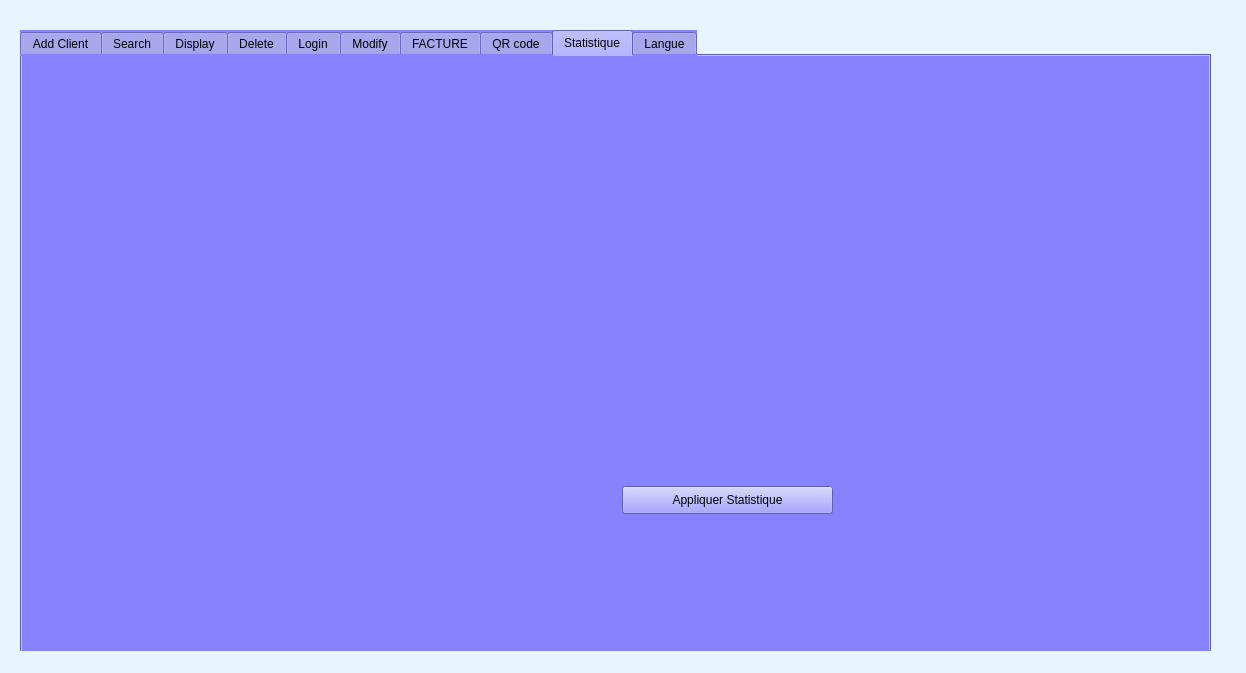
<?xml version="1.0" encoding="UTF-8"?>
<ui version="4.0">
 <class>MainWindow</class>
 <widget class="QMainWindow" name="MainWindow">
  <property name="geometry">
   <rect>
    <x>0</x>
    <y>0</y>
    <width>1246</width>
    <height>673</height>
   </rect>
  </property>
  <property name="windowTitle">
   <string>MainWindow</string>
  </property>
  <property name="styleSheet">
   <string notr="true">background-color: rgb(230, 245, 255);</string>
  </property>
  <widget class="QWidget" name="centralwidget">
   <widget class="QTabWidget" name="tabWidget">
    <property name="geometry">
     <rect>
      <x>20</x>
      <y>30</y>
      <width>1191</width>
      <height>651</height>
     </rect>
    </property>
    <property name="styleSheet">
     <string notr="true">
background-color: rgb(135, 131, 255)</string>
    </property>
    <property name="currentIndex">
     <number>8</number>
    </property>
    <widget class="QWidget" name="tab_add">
     <property name="enabled">
      <bool>true</bool>
     </property>
     <property name="cursor">
      <cursorShape>CrossCursor</cursorShape>
     </property>
     <property name="accessibleName">
      <string/>
     </property>
     <property name="autoFillBackground">
      <bool>false</bool>
     </property>
     <attribute name="title">
      <string>Add Client</string>
     </attribute>
     <widget class="QGroupBox" name="groupBox">
      <property name="geometry">
       <rect>
        <x>30</x>
        <y>10</y>
        <width>871</width>
        <height>541</height>
       </rect>
      </property>
      <property name="title">
       <string>GroupBox</string>
      </property>
      <widget class="QLabel" name="label_3">
       <property name="geometry">
        <rect>
         <x>183</x>
         <y>191</y>
         <width>141</width>
         <height>31</height>
        </rect>
       </property>
       <property name="styleSheet">
        <string notr="true">background-color: rgb(97, 105, 255);</string>
       </property>
       <property name="text">
        <string>Surname</string>
       </property>
      </widget>
      <widget class="QLabel" name="label">
       <property name="geometry">
        <rect>
         <x>183</x>
         <y>91</y>
         <width>141</width>
         <height>31</height>
        </rect>
       </property>
       <property name="styleSheet">
        <string notr="true">background-color: rgb(97, 105, 255);</string>
       </property>
       <property name="text">
        <string> ID</string>
       </property>
      </widget>
      <widget class="QLineEdit" name="le_id">
       <property name="geometry">
        <rect>
         <x>373</x>
         <y>91</y>
         <width>211</width>
         <height>31</height>
        </rect>
       </property>
       <property name="styleSheet">
        <string notr="true">background-color: rgb(148, 232, 255);</string>
       </property>
       <property name="text">
        <string/>
       </property>
      </widget>
      <widget class="QPushButton" name="pushButton_2">
       <property name="geometry">
        <rect>
         <x>423</x>
         <y>361</y>
         <width>121</width>
         <height>31</height>
        </rect>
       </property>
       <property name="text">
        <string>Cancel</string>
       </property>
      </widget>
      <widget class="QLineEdit" name="le_numTel">
       <property name="geometry">
        <rect>
         <x>373</x>
         <y>291</y>
         <width>211</width>
         <height>31</height>
        </rect>
       </property>
       <property name="styleSheet">
        <string notr="true">background-color: rgb(148, 232, 255);</string>
       </property>
       <property name="text">
        <string/>
       </property>
      </widget>
      <widget class="QLabel" name="label_5">
       <property name="geometry">
        <rect>
         <x>183</x>
         <y>291</y>
         <width>141</width>
         <height>31</height>
        </rect>
       </property>
       <property name="styleSheet">
        <string notr="true">background-color: rgb(97, 105, 255);</string>
       </property>
       <property name="text">
        <string>Phone Number</string>
       </property>
      </widget>
      <widget class="QPushButton" name="pb_ajouter">
       <property name="geometry">
        <rect>
         <x>285</x>
         <y>361</y>
         <width>111</width>
         <height>31</height>
        </rect>
       </property>
       <property name="styleSheet">
        <string notr="true"/>
       </property>
       <property name="text">
        <string>ADD</string>
       </property>
      </widget>
      <widget class="QLabel" name="label_4">
       <property name="geometry">
        <rect>
         <x>183</x>
         <y>241</y>
         <width>141</width>
         <height>31</height>
        </rect>
       </property>
       <property name="styleSheet">
        <string notr="true">background-color: rgb(97, 105, 255);</string>
       </property>
       <property name="text">
        <string>E-Mail</string>
       </property>
      </widget>
      <widget class="Line" name="line">
       <property name="geometry">
        <rect>
         <x>210</x>
         <y>330</y>
         <width>451</width>
         <height>21</height>
        </rect>
       </property>
       <property name="orientation">
        <enum>Qt::Horizontal</enum>
       </property>
      </widget>
      <widget class="QLabel" name="label_2">
       <property name="geometry">
        <rect>
         <x>183</x>
         <y>141</y>
         <width>141</width>
         <height>31</height>
        </rect>
       </property>
       <property name="styleSheet">
        <string notr="true">background-color: rgb(97, 105, 255);</string>
       </property>
       <property name="text">
        <string>Name</string>
       </property>
      </widget>
      <widget class="QLineEdit" name="le_email">
       <property name="geometry">
        <rect>
         <x>373</x>
         <y>241</y>
         <width>211</width>
         <height>31</height>
        </rect>
       </property>
       <property name="styleSheet">
        <string notr="true">background-color: rgb(148, 232, 255);</string>
       </property>
       <property name="text">
        <string/>
       </property>
      </widget>
      <widget class="QLineEdit" name="le_prenom">
       <property name="geometry">
        <rect>
         <x>373</x>
         <y>191</y>
         <width>211</width>
         <height>31</height>
        </rect>
       </property>
       <property name="styleSheet">
        <string notr="true">background-color: rgb(148, 232, 255);</string>
       </property>
       <property name="text">
        <string/>
       </property>
      </widget>
      <widget class="QLabel" name="labelPic_2">
       <property name="geometry">
        <rect>
         <x>20</x>
         <y>20</y>
         <width>841</width>
         <height>521</height>
        </rect>
       </property>
       <property name="text">
        <string/>
       </property>
      </widget>
      <widget class="QComboBox" name="le_nom">
       <property name="geometry">
        <rect>
         <x>370</x>
         <y>150</y>
         <width>211</width>
         <height>28</height>
        </rect>
       </property>
       <item>
        <property name="text">
         <string>Chaima</string>
        </property>
       </item>
       <item>
        <property name="text">
         <string>Emna</string>
        </property>
       </item>
       <item>
        <property name="text">
         <string>Marwa</string>
        </property>
       </item>
       <item>
        <property name="text">
         <string>Ismail</string>
        </property>
       </item>
       <item>
        <property name="text">
         <string>Siwar</string>
        </property>
       </item>
       <item>
        <property name="text">
         <string>Autre</string>
        </property>
       </item>
      </widget>
      <zorder>labelPic_2</zorder>
      <zorder>label_3</zorder>
      <zorder>label</zorder>
      <zorder>le_id</zorder>
      <zorder>pushButton_2</zorder>
      <zorder>le_numTel</zorder>
      <zorder>label_5</zorder>
      <zorder>pb_ajouter</zorder>
      <zorder>label_4</zorder>
      <zorder>line</zorder>
      <zorder>label_2</zorder>
      <zorder>le_email</zorder>
      <zorder>le_prenom</zorder>
      <zorder>le_nom</zorder>
     </widget>
    </widget>
    <widget class="QWidget" name="tab_search">
     <attribute name="title">
      <string>Search</string>
     </attribute>
     <widget class="QComboBox" name="comboRech">
      <property name="geometry">
       <rect>
        <x>160</x>
        <y>50</y>
        <width>161</width>
        <height>31</height>
       </rect>
      </property>
      <property name="currentIndex">
       <number>0</number>
      </property>
      <item>
       <property name="text">
        <string>ID</string>
       </property>
      </item>
      <item>
       <property name="text">
        <string>NAME</string>
       </property>
      </item>
      <item>
       <property name="text">
        <string>SURNAME</string>
       </property>
      </item>
     </widget>
     <widget class="QLabel" name="label_14">
      <property name="geometry">
       <rect>
        <x>30</x>
        <y>50</y>
        <width>121</width>
        <height>31</height>
       </rect>
      </property>
      <property name="text">
       <string>search by :</string>
      </property>
     </widget>
     <widget class="QGroupBox" name="groupBox_3">
      <property name="geometry">
       <rect>
        <x>70</x>
        <y>110</y>
        <width>391</width>
        <height>431</height>
       </rect>
      </property>
      <property name="styleSheet">
       <string notr="true">background-color: rgb(64, 83, 194);</string>
      </property>
      <property name="title">
       <string>CLIENT</string>
      </property>
      <widget class="QPushButton" name="COPYNUMBER">
       <property name="geometry">
        <rect>
         <x>10</x>
         <y>310</y>
         <width>151</width>
         <height>31</height>
        </rect>
       </property>
       <property name="text">
        <string>COPY PHONE NUMBER</string>
       </property>
      </widget>
      <widget class="QPushButton" name="COPYMESSAGE">
       <property name="geometry">
        <rect>
         <x>180</x>
         <y>310</y>
         <width>151</width>
         <height>31</height>
        </rect>
       </property>
       <property name="text">
        <string>GENERATE AND COPY MESSAGE</string>
       </property>
      </widget>
      <widget class="QWidget" name="layoutWidget">
       <property name="geometry">
        <rect>
         <x>30</x>
         <y>40</y>
         <width>121</width>
         <height>231</height>
        </rect>
       </property>
       <layout class="QVBoxLayout" name="verticalLayout">
        <item>
         <widget class="QLabel" name="label_15">
          <property name="styleSheet">
           <string notr="true">background-color: rgb(117, 154, 255);</string>
          </property>
          <property name="text">
           <string>ID</string>
          </property>
         </widget>
        </item>
        <item>
         <widget class="QLabel" name="label_16">
          <property name="styleSheet">
           <string notr="true">background-color: rgb(117, 154, 255);</string>
          </property>
          <property name="text">
           <string>NAME</string>
          </property>
         </widget>
        </item>
        <item>
         <widget class="QLabel" name="label_17">
          <property name="styleSheet">
           <string notr="true">background-color: rgb(117, 154, 255);</string>
          </property>
          <property name="text">
           <string>SURNAME</string>
          </property>
         </widget>
        </item>
        <item>
         <widget class="QLabel" name="label_18">
          <property name="styleSheet">
           <string notr="true">background-color: rgb(117, 154, 255);</string>
          </property>
          <property name="text">
           <string>E-MAIL</string>
          </property>
         </widget>
        </item>
        <item>
         <widget class="QLabel" name="label_19">
          <property name="styleSheet">
           <string notr="true">background-color: rgb(117, 154, 255);</string>
          </property>
          <property name="text">
           <string>PHONE </string>
          </property>
         </widget>
        </item>
       </layout>
      </widget>
      <widget class="QWidget" name="layoutWidget">
       <property name="geometry">
        <rect>
         <x>170</x>
         <y>40</y>
         <width>181</width>
         <height>231</height>
        </rect>
       </property>
       <layout class="QVBoxLayout" name="verticalLayout_2">
        <item>
         <widget class="QLabel" name="lidRech">
          <property name="styleSheet">
           <string notr="true">background-color: rgba(117, 154, 255, 100);</string>
          </property>
          <property name="text">
           <string/>
          </property>
         </widget>
        </item>
        <item>
         <widget class="QLabel" name="lnomRech">
          <property name="styleSheet">
           <string notr="true">background-color: rgba(117, 154, 255, 100);</string>
          </property>
          <property name="text">
           <string/>
          </property>
         </widget>
        </item>
        <item>
         <widget class="QLabel" name="lprenomRech">
          <property name="styleSheet">
           <string notr="true">background-color: rgba(117, 154, 255, 100);</string>
          </property>
          <property name="text">
           <string/>
          </property>
         </widget>
        </item>
        <item>
         <widget class="QLabel" name="lemailRech">
          <property name="styleSheet">
           <string notr="true">background-color: rgba(117, 154, 255, 100);</string>
          </property>
          <property name="text">
           <string/>
          </property>
         </widget>
        </item>
        <item>
         <widget class="QLabel" name="lnumtelRech">
          <property name="styleSheet">
           <string notr="true">background-color: rgba(117, 154, 255, 100);</string>
          </property>
          <property name="text">
           <string/>
          </property>
         </widget>
        </item>
       </layout>
      </widget>
     </widget>
     <widget class="QPushButton" name="modifyRech">
      <property name="geometry">
       <rect>
        <x>570</x>
        <y>260</y>
        <width>151</width>
        <height>41</height>
       </rect>
      </property>
      <property name="text">
       <string>MODIFY</string>
      </property>
     </widget>
     <widget class="QLineEdit" name="leRech">
      <property name="geometry">
       <rect>
        <x>410</x>
        <y>51</y>
        <width>131</width>
        <height>31</height>
       </rect>
      </property>
     </widget>
     <widget class="QLabel" name="labelPic_5">
      <property name="geometry">
       <rect>
        <x>0</x>
        <y>0</y>
        <width>1181</width>
        <height>561</height>
       </rect>
      </property>
      <property name="text">
       <string/>
      </property>
     </widget>
     <widget class="QPushButton" name="rechpb11">
      <property name="geometry">
       <rect>
        <x>660</x>
        <y>60</y>
        <width>131</width>
        <height>61</height>
       </rect>
      </property>
      <property name="text">
       <string>rehercher</string>
      </property>
     </widget>
     <widget class="QPushButton" name="facturePb">
      <property name="geometry">
       <rect>
        <x>570</x>
        <y>320</y>
        <width>151</width>
        <height>41</height>
       </rect>
      </property>
      <property name="text">
       <string>BILLING</string>
      </property>
     </widget>
     <widget class="QPushButton" name="delete_pb">
      <property name="geometry">
       <rect>
        <x>570</x>
        <y>200</y>
        <width>151</width>
        <height>41</height>
       </rect>
      </property>
      <property name="text">
       <string>DELETE</string>
      </property>
     </widget>
     <widget class="QComboBox" name="comboBox_2">
      <property name="geometry">
       <rect>
        <x>740</x>
        <y>170</y>
        <width>221</width>
        <height>31</height>
       </rect>
      </property>
      <item>
       <property name="text">
        <string>FRENCH</string>
       </property>
      </item>
      <item>
       <property name="text">
        <string>ENGLISH</string>
       </property>
      </item>
     </widget>
     <zorder>labelPic_5</zorder>
     <zorder>comboRech</zorder>
     <zorder>label_14</zorder>
     <zorder>groupBox_3</zorder>
     <zorder>modifyRech</zorder>
     <zorder>leRech</zorder>
     <zorder>rechpb11</zorder>
     <zorder>facturePb</zorder>
     <zorder>delete_pb</zorder>
     <zorder>comboBox_2</zorder>
    </widget>
    <widget class="QWidget" name="tab_display">
     <attribute name="title">
      <string>Display</string>
     </attribute>
     <widget class="QTableView" name="tab_client">
      <property name="geometry">
       <rect>
        <x>10</x>
        <y>0</y>
        <width>1121</width>
        <height>441</height>
       </rect>
      </property>
     </widget>
     <widget class="QLineEdit" name="leidrech">
      <property name="geometry">
       <rect>
        <x>80</x>
        <y>480</y>
        <width>181</width>
        <height>31</height>
       </rect>
      </property>
     </widget>
     <widget class="QLineEdit" name="lenamerech">
      <property name="geometry">
       <rect>
        <x>420</x>
        <y>480</y>
        <width>181</width>
        <height>31</height>
       </rect>
      </property>
      <property name="text">
       <string/>
      </property>
     </widget>
     <widget class="QLineEdit" name="lineEdit_3">
      <property name="geometry">
       <rect>
        <x>770</x>
        <y>480</y>
        <width>181</width>
        <height>31</height>
       </rect>
      </property>
     </widget>
    </widget>
    <widget class="QWidget" name="tab_delete">
     <property name="enabled">
      <bool>false</bool>
     </property>
     <attribute name="title">
      <string>Delete</string>
     </attribute>
     <widget class="QLabel" name="label_6">
      <property name="geometry">
       <rect>
        <x>100</x>
        <y>60</y>
        <width>121</width>
        <height>31</height>
       </rect>
      </property>
      <property name="text">
       <string/>
      </property>
     </widget>
     <widget class="QLabel" name="label_7">
      <property name="geometry">
       <rect>
        <x>50</x>
        <y>60</y>
        <width>181</width>
        <height>41</height>
       </rect>
      </property>
      <property name="styleSheet">
       <string notr="true">background-color: rgb(97, 105, 255);</string>
      </property>
      <property name="text">
       <string> ID</string>
      </property>
     </widget>
     <widget class="QPushButton" name="pb_supprimer">
      <property name="geometry">
       <rect>
        <x>260</x>
        <y>170</y>
        <width>191</width>
        <height>51</height>
       </rect>
      </property>
      <property name="styleSheet">
       <string notr="true"/>
      </property>
      <property name="text">
       <string>DELETE</string>
      </property>
     </widget>
     <widget class="QLineEdit" name="lineEdit_supp">
      <property name="geometry">
       <rect>
        <x>310</x>
        <y>60</y>
        <width>211</width>
        <height>51</height>
       </rect>
      </property>
     </widget>
     <widget class="QLabel" name="labelPic_3">
      <property name="geometry">
       <rect>
        <x>0</x>
        <y>0</y>
        <width>641</width>
        <height>421</height>
       </rect>
      </property>
      <property name="text">
       <string/>
      </property>
     </widget>
     <widget class="QComboBox" name="comboBox">
      <property name="geometry">
       <rect>
        <x>50</x>
        <y>150</y>
        <width>151</width>
        <height>41</height>
       </rect>
      </property>
      <property name="styleSheet">
       <string notr="true"/>
      </property>
      <item>
       <property name="text">
        <string>ID</string>
       </property>
      </item>
      <item>
       <property name="text">
        <string>NAME</string>
       </property>
      </item>
      <item>
       <property name="text">
        <string>SURNAME</string>
       </property>
      </item>
     </widget>
     <zorder>labelPic_3</zorder>
     <zorder>label_6</zorder>
     <zorder>label_7</zorder>
     <zorder>pb_supprimer</zorder>
     <zorder>lineEdit_supp</zorder>
     <zorder>comboBox</zorder>
    </widget>
    <widget class="QWidget" name="tab_login">
     <attribute name="title">
      <string>Login</string>
     </attribute>
     <widget class="QLabel" name="labelPic_4">
      <property name="geometry">
       <rect>
        <x>0</x>
        <y>0</y>
        <width>931</width>
        <height>561</height>
       </rect>
      </property>
      <property name="text">
       <string/>
      </property>
     </widget>
     <widget class="QGroupBox" name="groupBox_2">
      <property name="geometry">
       <rect>
        <x>210</x>
        <y>100</y>
        <width>441</width>
        <height>431</height>
       </rect>
      </property>
      <property name="styleSheet">
       <string notr="true">background-color: rgb(72, 45, 162);</string>
      </property>
      <property name="title">
       <string/>
      </property>
      <widget class="QLabel" name="label_13">
       <property name="geometry">
        <rect>
         <x>60</x>
         <y>80</y>
         <width>121</width>
         <height>41</height>
        </rect>
       </property>
       <property name="text">
        <string>&lt;html&gt;&lt;head/&gt;&lt;body&gt;&lt;p&gt;&lt;span style=&quot; font-size:16pt; color:#ffffff;&quot;&gt;LOGIN&lt;/span&gt;&lt;/p&gt;&lt;/body&gt;&lt;/html&gt;</string>
       </property>
      </widget>
      <widget class="QPushButton" name="loginPB">
       <property name="geometry">
        <rect>
         <x>70</x>
         <y>330</y>
         <width>131</width>
         <height>51</height>
        </rect>
       </property>
       <property name="styleSheet">
        <string notr="true">background-color: rgb(88, 163, 255);</string>
       </property>
       <property name="text">
        <string>LOGIN</string>
       </property>
      </widget>
      <widget class="QLineEdit" name="leIDLogin">
       <property name="geometry">
        <rect>
         <x>70</x>
         <y>160</y>
         <width>231</width>
         <height>41</height>
        </rect>
       </property>
       <property name="styleSheet">
        <string notr="true">background-color: rgb(65, 54, 211);

selection-color: rgb(124, 119, 255);
border-color: rgb(0, 12, 255);</string>
       </property>
       <property name="text">
        <string/>
       </property>
       <property name="placeholderText">
        <string>USERNAME</string>
       </property>
      </widget>
      <widget class="QLineEdit" name="lePWD">
       <property name="geometry">
        <rect>
         <x>70</x>
         <y>230</y>
         <width>231</width>
         <height>41</height>
        </rect>
       </property>
       <property name="styleSheet">
        <string notr="true">background-color: rgb(65, 54, 211);

selection-color: rgb(124, 119, 255);
border-color: rgb(0, 12, 255);</string>
       </property>
       <property name="text">
        <string/>
       </property>
       <property name="echoMode">
        <enum>QLineEdit::Password</enum>
       </property>
       <property name="placeholderText">
        <string>PASSWORD</string>
       </property>
      </widget>
     </widget>
    </widget>
    <widget class="QWidget" name="tab_modify">
     <property name="enabled">
      <bool>false</bool>
     </property>
     <attribute name="title">
      <string>Modify</string>
     </attribute>
     <widget class="QLineEdit" name="le_id_modif">
      <property name="geometry">
       <rect>
        <x>250</x>
        <y>60</y>
        <width>211</width>
        <height>31</height>
       </rect>
      </property>
      <property name="styleSheet">
       <string notr="true">background-color: rgb(148, 232, 255);</string>
      </property>
      <property name="text">
       <string/>
      </property>
     </widget>
     <widget class="QLabel" name="label_8">
      <property name="geometry">
       <rect>
        <x>70</x>
        <y>60</y>
        <width>141</width>
        <height>31</height>
       </rect>
      </property>
      <property name="styleSheet">
       <string notr="true">background-color: rgb(97, 105, 255);</string>
      </property>
      <property name="text">
       <string> ID</string>
      </property>
     </widget>
     <widget class="QLabel" name="label_9">
      <property name="geometry">
       <rect>
        <x>70</x>
        <y>120</y>
        <width>141</width>
        <height>31</height>
       </rect>
      </property>
      <property name="styleSheet">
       <string notr="true">background-color: rgb(97, 105, 255);</string>
      </property>
      <property name="text">
       <string>Name</string>
      </property>
     </widget>
     <widget class="QLabel" name="label_10">
      <property name="geometry">
       <rect>
        <x>70</x>
        <y>180</y>
        <width>141</width>
        <height>31</height>
       </rect>
      </property>
      <property name="styleSheet">
       <string notr="true">background-color: rgb(97, 105, 255);</string>
      </property>
      <property name="text">
       <string>Surname</string>
      </property>
     </widget>
     <widget class="QLabel" name="label_11">
      <property name="geometry">
       <rect>
        <x>70</x>
        <y>240</y>
        <width>141</width>
        <height>31</height>
       </rect>
      </property>
      <property name="styleSheet">
       <string notr="true">background-color: rgb(97, 105, 255);</string>
      </property>
      <property name="text">
       <string>E-Mail</string>
      </property>
     </widget>
     <widget class="QLineEdit" name="le_nom_modif">
      <property name="geometry">
       <rect>
        <x>250</x>
        <y>120</y>
        <width>211</width>
        <height>31</height>
       </rect>
      </property>
      <property name="styleSheet">
       <string notr="true">background-color: rgb(148, 232, 255);</string>
      </property>
      <property name="text">
       <string/>
      </property>
     </widget>
     <widget class="QLineEdit" name="le_prenom_modif">
      <property name="geometry">
       <rect>
        <x>250</x>
        <y>170</y>
        <width>211</width>
        <height>31</height>
       </rect>
      </property>
      <property name="styleSheet">
       <string notr="true">background-color: rgb(148, 232, 255);</string>
      </property>
      <property name="text">
       <string/>
      </property>
     </widget>
     <widget class="QLineEdit" name="le_email_modif">
      <property name="geometry">
       <rect>
        <x>250</x>
        <y>240</y>
        <width>211</width>
        <height>31</height>
       </rect>
      </property>
      <property name="styleSheet">
       <string notr="true">background-color: rgb(148, 232, 255);</string>
      </property>
      <property name="text">
       <string/>
      </property>
     </widget>
     <widget class="QLabel" name="label_12">
      <property name="geometry">
       <rect>
        <x>70</x>
        <y>310</y>
        <width>141</width>
        <height>31</height>
       </rect>
      </property>
      <property name="styleSheet">
       <string notr="true">background-color: rgb(97, 105, 255);</string>
      </property>
      <property name="text">
       <string>Phone Number</string>
      </property>
     </widget>
     <widget class="QLineEdit" name="le_numTel_modif">
      <property name="geometry">
       <rect>
        <x>250</x>
        <y>310</y>
        <width>211</width>
        <height>31</height>
       </rect>
      </property>
      <property name="styleSheet">
       <string notr="true">background-color: rgb(148, 232, 255);</string>
      </property>
      <property name="text">
       <string/>
      </property>
     </widget>
     <widget class="QPushButton" name="pb_update">
      <property name="geometry">
       <rect>
        <x>210</x>
        <y>370</y>
        <width>111</width>
        <height>31</height>
       </rect>
      </property>
      <property name="styleSheet">
       <string notr="true"/>
      </property>
      <property name="text">
       <string>UPDATE</string>
      </property>
     </widget>
     <widget class="QLabel" name="labelPic">
      <property name="geometry">
       <rect>
        <x>10</x>
        <y>5</y>
        <width>641</width>
        <height>421</height>
       </rect>
      </property>
      <property name="text">
       <string/>
      </property>
     </widget>
     <zorder>labelPic</zorder>
     <zorder>le_id_modif</zorder>
     <zorder>label_8</zorder>
     <zorder>label_9</zorder>
     <zorder>label_10</zorder>
     <zorder>label_11</zorder>
     <zorder>le_nom_modif</zorder>
     <zorder>le_prenom_modif</zorder>
     <zorder>le_email_modif</zorder>
     <zorder>label_12</zorder>
     <zorder>le_numTel_modif</zorder>
     <zorder>pb_update</zorder>
    </widget>
    <widget class="QWidget" name="tabfacture">
     <attribute name="title">
      <string>FACTURE</string>
     </attribute>
     <widget class="QTableView" name="tableView">
      <property name="geometry">
       <rect>
        <x>80</x>
        <y>30</y>
        <width>1041</width>
        <height>361</height>
       </rect>
      </property>
     </widget>
     <widget class="QLabel" name="label_20">
      <property name="geometry">
       <rect>
        <x>10</x>
        <y>420</y>
        <width>341</width>
        <height>31</height>
       </rect>
      </property>
      <property name="text">
       <string>&lt;html&gt;&lt;head/&gt;&lt;body&gt;&lt;p&gt;&lt;span style=&quot; font-size:11pt; color:#b0fff9;&quot;&gt;DESCRIPTION :&lt;/span&gt;&lt;/p&gt;&lt;/body&gt;&lt;/html&gt;</string>
      </property>
     </widget>
     <widget class="QLineEdit" name="leDescription">
      <property name="geometry">
       <rect>
        <x>130</x>
        <y>410</y>
        <width>191</width>
        <height>41</height>
       </rect>
      </property>
     </widget>
     <widget class="QLabel" name="label_21">
      <property name="geometry">
       <rect>
        <x>330</x>
        <y>410</y>
        <width>121</width>
        <height>31</height>
       </rect>
      </property>
      <property name="text">
       <string>&lt;html&gt;&lt;head/&gt;&lt;body&gt;&lt;p&gt;&lt;span style=&quot; font-size:11pt; color:#b0fff9;&quot;&gt;periode&lt;/span&gt;&lt;/p&gt;&lt;/body&gt;&lt;/html&gt;</string>
      </property>
     </widget>
     <widget class="QLineEdit" name="leQuantite">
      <property name="geometry">
       <rect>
        <x>420</x>
        <y>410</y>
        <width>81</width>
        <height>41</height>
       </rect>
      </property>
     </widget>
     <widget class="QLineEdit" name="lePrice">
      <property name="geometry">
       <rect>
        <x>650</x>
        <y>410</y>
        <width>121</width>
        <height>41</height>
       </rect>
      </property>
     </widget>
     <widget class="QLabel" name="label_43">
      <property name="geometry">
       <rect>
        <x>530</x>
        <y>410</y>
        <width>111</width>
        <height>31</height>
       </rect>
      </property>
      <property name="text">
       <string>&lt;html&gt;&lt;head/&gt;&lt;body&gt;&lt;p&gt;&lt;span style=&quot; font-size:11pt; color:#73f1ff;&quot;&gt;UNIT PRICE&lt;/span&gt;&lt;/p&gt;&lt;/body&gt;&lt;/html&gt;</string>
      </property>
     </widget>
     <widget class="QPushButton" name="addbillpb">
      <property name="geometry">
       <rect>
        <x>810</x>
        <y>410</y>
        <width>241</width>
        <height>41</height>
       </rect>
      </property>
      <property name="text">
       <string>ADD TO BILL</string>
      </property>
     </widget>
     <widget class="QPushButton" name="pritpdfPb">
      <property name="geometry">
       <rect>
        <x>470</x>
        <y>490</y>
        <width>241</width>
        <height>41</height>
       </rect>
      </property>
      <property name="text">
       <string>PRINT(PDF)</string>
      </property>
     </widget>
     <widget class="QLabel" name="ltotal">
      <property name="enabled">
       <bool>false</bool>
      </property>
      <property name="geometry">
       <rect>
        <x>830</x>
        <y>490</y>
        <width>241</width>
        <height>31</height>
       </rect>
      </property>
      <property name="text">
       <string>to</string>
      </property>
     </widget>
    </widget>
    <widget class="QWidget" name="tab">
     <attribute name="title">
      <string>QR code</string>
     </attribute>
     <widget class="QPushButton" name="qrcodegen">
      <property name="geometry">
       <rect>
        <x>630</x>
        <y>410</y>
        <width>200</width>
        <height>28</height>
       </rect>
      </property>
      <property name="styleSheet">
       <string notr="true"/>
      </property>
      <property name="text">
       <string>Générer QR Code</string>
      </property>
     </widget>
     <widget class="QLabel" name="qrcodecommande">
      <property name="enabled">
       <bool>true</bool>
      </property>
      <property name="geometry">
       <rect>
        <x>570</x>
        <y>180</y>
        <width>200</width>
        <height>200</height>
       </rect>
      </property>
      <property name="sizePolicy">
       <sizepolicy hsizetype="Fixed" vsizetype="Fixed">
        <horstretch>0</horstretch>
        <verstretch>0</verstretch>
       </sizepolicy>
      </property>
      <property name="minimumSize">
       <size>
        <width>200</width>
        <height>200</height>
       </size>
      </property>
      <property name="maximumSize">
       <size>
        <width>200</width>
        <height>200</height>
       </size>
      </property>
      <property name="text">
       <string/>
      </property>
     </widget>
    </widget>
    <widget class="QWidget" name="tab_3">
     <attribute name="title">
      <string>Statistique</string>
     </attribute>
     <widget class="QPushButton" name="statsmed">
      <property name="geometry">
       <rect>
        <x>600</x>
        <y>430</y>
        <width>211</width>
        <height>28</height>
       </rect>
      </property>
      <property name="text">
       <string>Appliquer Statistique</string>
      </property>
     </widget>
    </widget>
    <widget class="QWidget" name="tab_2">
     <attribute name="title">
      <string>Langue</string>
     </attribute>
     <widget class="QLabel" name="label_22">
      <property name="geometry">
       <rect>
        <x>330</x>
        <y>210</y>
        <width>151</width>
        <height>31</height>
       </rect>
      </property>
      <property name="text">
       <string>language:</string>
      </property>
     </widget>
     <widget class="QComboBox" name="comboBox_3">
      <property name="geometry">
       <rect>
        <x>520</x>
        <y>210</y>
        <width>221</width>
        <height>31</height>
       </rect>
      </property>
      <item>
       <property name="text">
        <string>FRENCH</string>
       </property>
      </item>
      <item>
       <property name="text">
        <string>ENGLISH</string>
       </property>
      </item>
      <item>
       <property name="text">
        <string>ARABE</string>
       </property>
      </item>
     </widget>
    </widget>
   </widget>
  </widget>
  <widget class="QMenuBar" name="menubar">
   <property name="geometry">
    <rect>
     <x>0</x>
     <y>0</y>
     <width>1246</width>
     <height>26</height>
    </rect>
   </property>
  </widget>
  <widget class="QStatusBar" name="statusbar"/>
 </widget>
 <resources/>
 <connections/>
</ui>
